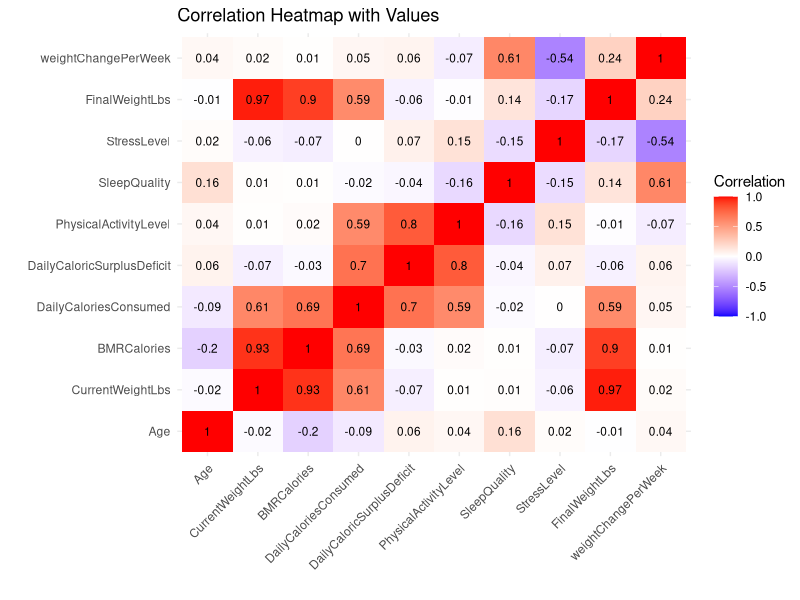
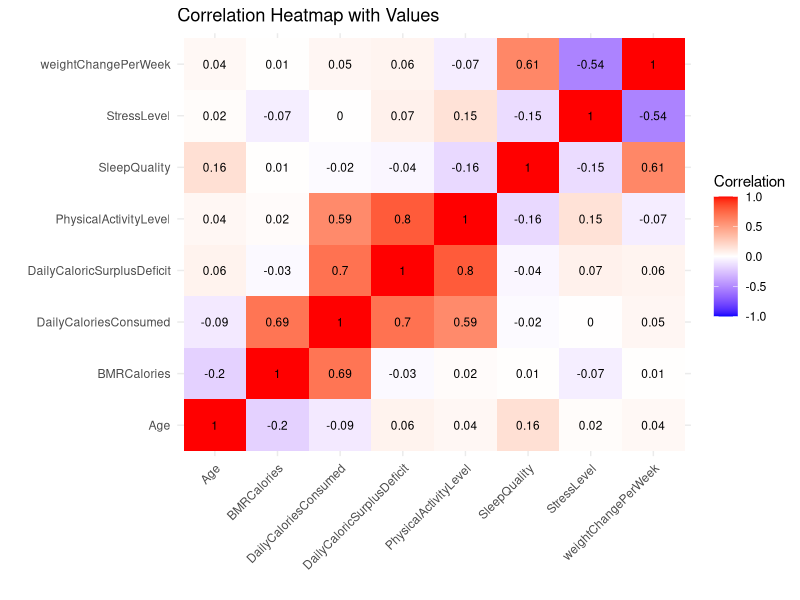
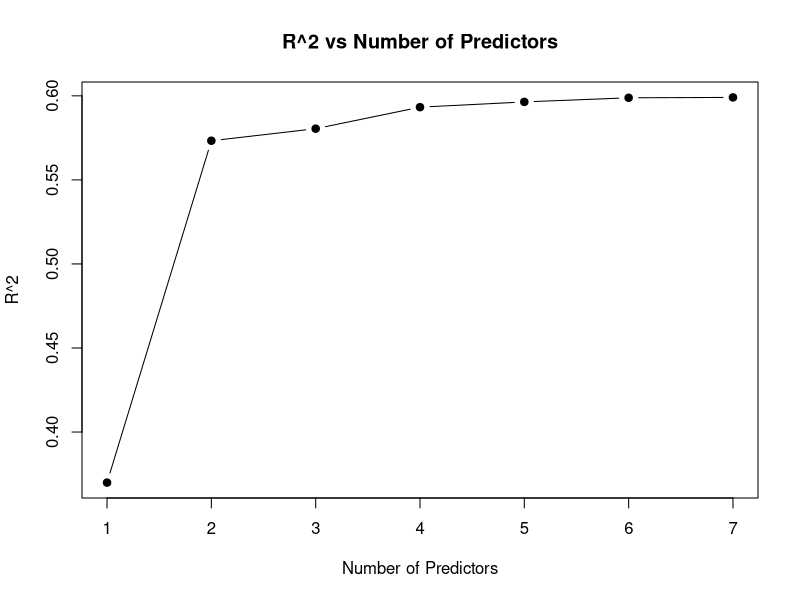
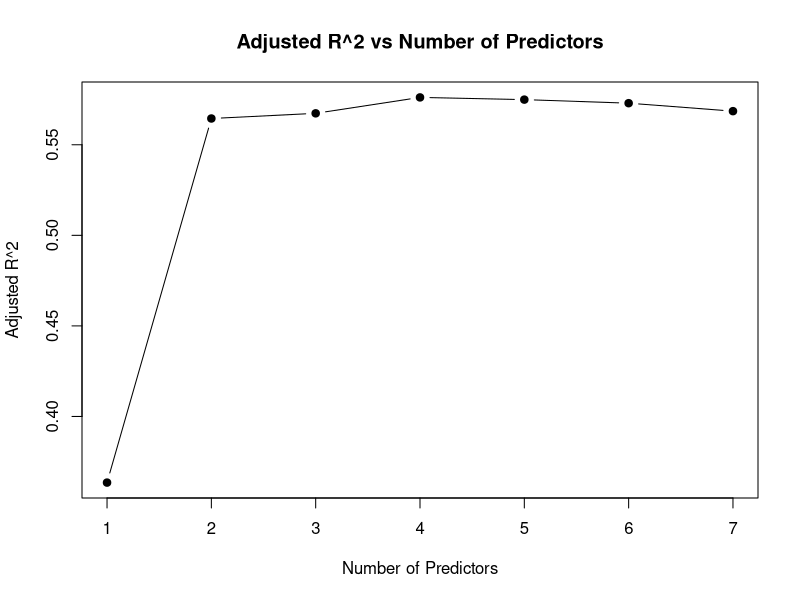
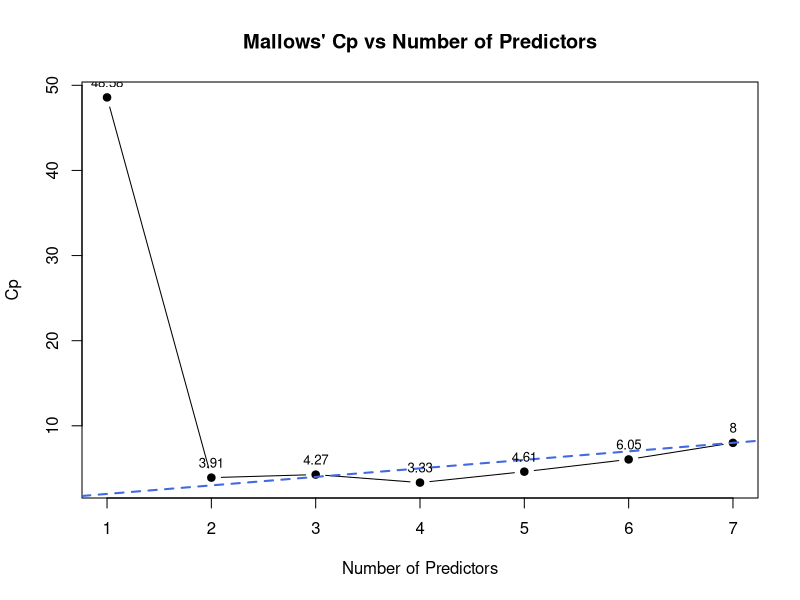
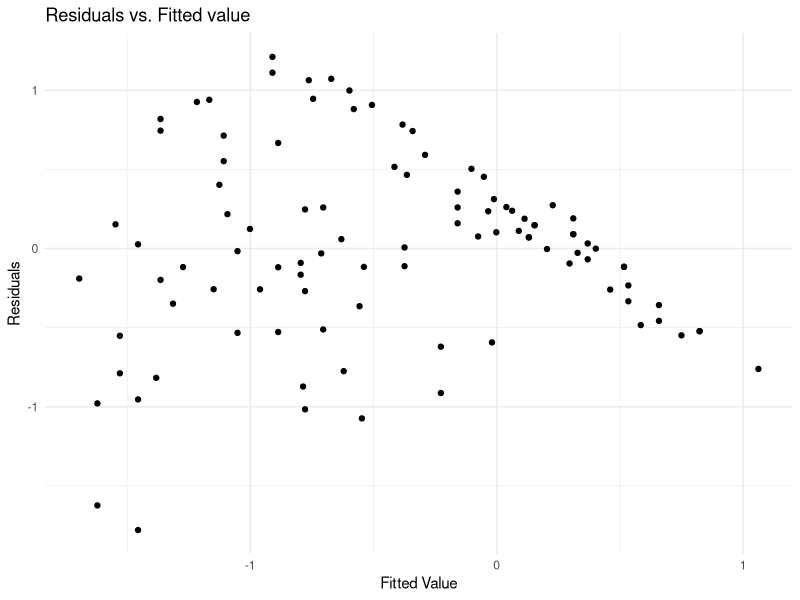

Generate these figures, in order, with R: (Note: this script raises an error after producing the figures.)
## ---- chunk 1
knitr::opts_chunk$set(echo = TRUE)
## ---- chunk 2
library(leaps)
library(dplyr)
library(ggplot2)
library(car)
library(reshape2)
## ---- chunk 3
weightData <- read.table("weight_change_dataset.csv", header=TRUE, sep=",")
head(weightData)
## ---- chunk 4

#we treate sleep quality, physical activity level and stress level treat as continuous variables since the levels have a meaningful progression or rank (e.g., increasing physical effort or impact on health).

cleanWeight <- weightData %>%
  mutate(
    Sleep.Quality = case_when(
      Sleep.Quality == "Excellent" ~ 4,
      Sleep.Quality == "Good" ~ 3,
      Sleep.Quality == "Fair" ~ 2,
      Sleep.Quality == "Poor" ~ 1
    ),Physical.Activity.Level = case_when(
      Physical.Activity.Level == "Sedentary" ~ 1,
      Physical.Activity.Level == "Lightly Active" ~ 2,
      Physical.Activity.Level == "Moderately Active" ~ 3,
      Physical.Activity.Level == "Very Active" ~ 4
    )
  )


colnames(cleanWeight) <- c(
  "ParticipantID", "Age", "Gender", 
  "CurrentWeightLbs", "BMRCalories", "DailyCaloriesConsumed", 
  "DailyCaloricSurplusDeficit", "WeightChangeLbs", "DurationWeeks", 
  "PhysicalActivityLevel", "SleepQuality", "StressLevel", 
  "FinalWeightLbs"
)

# Convert categorical variables into factors
cleanWeight <- cleanWeight %>%
  mutate(
    Gender = factor(Gender, levels = c("M", "F"))
  )

#make ratio by weight and duration
#by gradescope suggestion 3

cleanWeight <- cleanWeight %>%
  mutate(weightChangePerWeek = WeightChangeLbs / DurationWeeks) %>%
  select(-ParticipantID, -WeightChangeLbs, -DurationWeeks)

head(cleanWeight)
## ---- chunk 5
numeric_data <- cleanWeight %>%
  select(where(is.numeric))

# Compute correlation matrix
cor_matrix <- cor(numeric_data, use = "complete.obs")

# Melt the correlation matrix for visualization
cor_melt <- melt(cor_matrix)

# Create the heatmap
ggplot(cor_melt, aes(x = Var1, y = Var2, fill = value)) +
  geom_tile() +
  geom_text(aes(label = round(value, 2)), color = "black", size = 3) +
  scale_fill_gradient2(low = "blue", high = "red", mid = "white", midpoint = 0, 
                       limit = c(-1, 1), space = "Lab", name = "Correlation") +
  theme_minimal() +
  theme(axis.text.x = element_text(angle = 45, hjust = 1)) +
  labs(title = "Correlation Heatmap with Values", x = "", y = "")
## ---- chunk 6
cleanWeight <- cleanWeight %>%
  select(-CurrentWeightLbs, -FinalWeightLbs) 

#QUESTION: should I exclude Final weight?
## ---- chunk 7

numeric_data <- cleanWeight %>%
  select(where(is.numeric))
# Compute correlation matrix
cor_matrix <- cor(numeric_data, use = "complete.obs")

# Melt the correlation matrix for visualization
cor_melt <- melt(cor_matrix)

# Create the heatmap
ggplot(cor_melt, aes(x = Var1, y = Var2, fill = value)) +
  geom_tile() +
  geom_text(aes(label = round(value, 2)), color = "black", size = 3) +
  scale_fill_gradient2(low = "blue", high = "red", mid = "white", midpoint = 0, 
                       limit = c(-1, 1), space = "Lab", name = "Correlation") +
  theme_minimal() +
  theme(axis.text.x = element_text(angle = 45, hjust = 1)) +
  labs(title = "Correlation Heatmap with Values", x = "", y = "")
## ---- chunk 8
vif_model <- lm(weightChangePerWeek ~ ., data = cleanWeight)

# Calculate VIF
vif_values <- vif(vif_model)

# Print VIF values
print(vif_values)
## ---- chunk 9
#Incredible High VIF mulicolinearly so delete one vairable
cleanWeight <- cleanWeight %>%
  select(-DailyCaloricSurplusDeficit)


vif_model <- lm(weightChangePerWeek ~ ., data = cleanWeight)

# Calculate VIF
vif_values <- vif(vif_model)

# Print VIF values
print(vif_values)
## ---- chunk 10

s = regsubsets(weightChangePerWeek~., data=cleanWeight, method="exhaustive")
ss <- summary(s)
ss
## ---- chunk 11
num_predictors <- rownames(ss$which)


plot(num_predictors, ss$rsq, type = "b", pch = 19,
     main = "R^2 vs Number of Predictors",
     xlab = "Number of Predictors", ylab = "R^2")

# Plot Adjusted R^2
plot(num_predictors, ss$adjr2, type = "b", pch = 19,
     main = "Adjusted R^2 vs Number of Predictors",
     xlab = "Number of Predictors", ylab = "Adjusted R^2")


num_predictors <- 1:length(ss$cp) 
cp_values <- ss$cp

# Plot Cp 
plot(num_predictors, cp_values, type = "b", pch = 19,
     main = "Mallows' Cp vs Number of Predictors",
     xlab = "Number of Predictors", ylab = "Cp")

abline(a = 1, b = 1, col = "royalblue", lty = 2, lwd = 2)

text(num_predictors, cp_values, labels = round(cp_values, 2), pos = 3, cex = 0.8, col = "black")

## ---- chunk 12
regLab <- lm(weightChangePerWeek ~ PhysicalActivityLevel + StressLevel + SleepQuality,  cleanWeight)
summary(regLab)
## ---- chunk 13
ggplot(regLab, aes(x = regLab$fitted.values, y = regLab$residuals)) +
  geom_point() +
  labs(title = "Residuals vs. Fitted value",
       x = "Fitted Value", y = "Residuals") +
  theme_minimal()

## ---- chunk 14

squared_errors <- numeric(n)

for (i in 1:n) {
  train_data <- cleanWeight[-i, ]
  test_data <- cleanWeight[i, , drop = FALSE]
  
  predicted <- predict(regLab, newdata = test_data)
  
  squared_errors[i] <- (test_data$weightChangePerWeek - predicted)^2
}

loocv_mse <- mean(squared_errors)
cat("LOOCV Mean Squared Error:", loocv_mse, "\n")
## ---- chunk 15
predictors <- c("DailyCaloriesConsumed", "BMRCalories","PhysicalActivityLevel", "Age","SleepQuality", "StressLevel")

# Plot each predictor
for (var in predictors) {
  print(
    ggplot(cleanWeight, aes_string(x = var, y = "weightChangePerWeek", color = "Gender")) +
      geom_point(alpha = 0.6) +
      labs(title = paste("Interaction:", var, "vs Weight Change by Gender"),
           x = var, y = "Weight Change per Week") +
      theme_minimal()
  )
}
#It seems BMRCalories will have different trend relative to gender
## ---- chunk 16
regWithInteraction <- lm(weightChangePerWeek ~ Age + Gender * BMRCalories + DailyCaloriesConsumed + PhysicalActivityLevel + StressLevel + SleepQuality,  cleanWeight)
regWithoutInteraction <- lm(weightChangePerWeek ~ . , cleanWeight)

## ---- chunk 17
summary(regWithoutInteraction)
#according to the p value the interaction is useless
## ---- chunk 18

summary(regWithInteraction)
## ---- chunk 19
reg1 <- lm(weightChangePerWeek ~ Age + Gender + BMRCalories + DailyCaloriesConsumed + StressLevel + SleepQuality, cleanWeight)
summary(reg1)
## ---- chunk 20
reg2 <- lm(weightChangePerWeek ~ Gender + BMRCalories + DailyCaloriesConsumed + StressLevel + SleepQuality, cleanWeight)
summary(reg2)
## ---- chunk 21

reg3 <- lm(weightChangePerWeek ~  Gender + DailyCaloriesConsumed + StressLevel + SleepQuality , cleanWeight)
summary(reg3)
## ---- chunk 22
RSS_model <- sum(resid(reg2)^2)         
sigma2 <- summary(reg2)$sigma^2      
p <- length(coef(reg2))                
n <- nrow(cleanWeight)        

Cp <- (RSS_model / sigma2) + 2 * p - n
Cp
#valid CP 5+1
plot(reg2)
## ---- chunk 23

RSS_model <- sum(resid(reg3)^2)         
sigma2 <- summary(reg3)$sigma^2      
p <- length(coef(reg3))                
n <- nrow(cleanWeight)        

Cp <- (RSS_model / sigma2) + 2 * p - n
Cp
#Valid CP 4+1
plot(reg3)
## ---- chunk 24

meanDCC = mean(cleanWeight$DailyCaloriesConsumed)
reg_cubic <- lm(weightChangePerWeek ~ Gender + 
                 I((meanDCC-DailyCaloriesConsumed)^3) + SleepQuality + StressLevel,  data = cleanWeight)

summary(reg_cubic)
## ---- chunk 25
plot(reg_cubic)
## ---- chunk 26
squared_errors <- numeric(n)

# Perform LOOCV
for (i in 1:n) {
  train_data <- cleanWeight[-i, ]
  test_data <- cleanWeight[i, , drop = FALSE]
  
  loocv_model <- lm(weightChangePerWeek ~ Gender + 
                      I((meanDCC - DailyCaloriesConsumed)^3) + SleepQuality + StressLevel,
                    data = train_data)
  
  predicted <- predict(loocv_model, newdata = test_data)
  
  squared_errors[i] <- (test_data$weightChangePerWeek - predicted)^2
}

loocv_mse <- mean(squared_errors)
cat("LOOCV Mean Squared Error:", loocv_mse, "\n")
## ---- chunk 27

squared_errors <- numeric(n)

for (i in 1:n) {
  train_data <- cleanWeight[-i, ]
  test_data <- cleanWeight[i, , drop = FALSE]
  
  predicted <- predict(regLab, newdata = test_data)
  
  squared_errors[i] <- (test_data$weightChangePerWeek - predicted)^2
}

loocv_mse <- mean(squared_errors)
cat("LOOCV Mean Squared Error:", loocv_mse, "\n")
